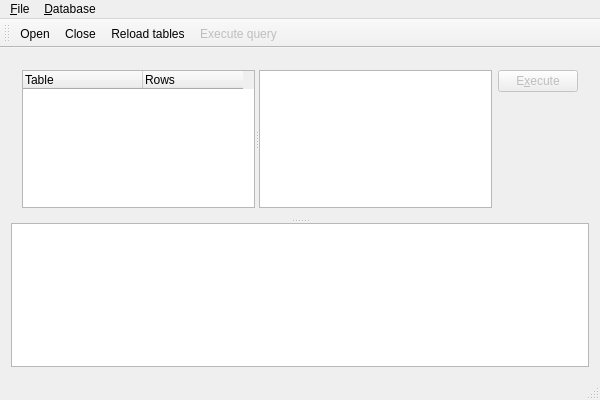
<?xml version="1.0" encoding="UTF-8"?>
<ui version="4.0">
 <class>MainWindow</class>
 <widget class="QMainWindow" name="MainWindow">
  <property name="geometry">
   <rect>
    <x>0</x>
    <y>0</y>
    <width>600</width>
    <height>400</height>
   </rect>
  </property>
  <property name="windowTitle">
   <string>DBLite</string>
  </property>
  <widget class="QWidget" name="centralWidget">
   <layout class="QVBoxLayout" name="verticalLayout_2">
    <item>
     <widget class="QSplitter" name="splitter_2">
      <property name="orientation">
       <enum>Qt::Vertical</enum>
      </property>
      <widget class="QWidget" name="">
       <layout class="QHBoxLayout" name="horizontalLayout">
        <item>
         <widget class="QSplitter" name="splitter">
          <property name="orientation">
           <enum>Qt::Horizontal</enum>
          </property>
          <widget class="QTreeWidget" name="tableTree">
           <property name="showDropIndicator" stdset="0">
            <bool>false</bool>
           </property>
           <property name="columnCount">
            <number>2</number>
           </property>
           <attribute name="headerDefaultSectionSize">
            <number>120</number>
           </attribute>
           <attribute name="headerShowSortIndicator" stdset="0">
            <bool>false</bool>
           </attribute>
           <attribute name="headerStretchLastSection">
            <bool>false</bool>
           </attribute>
           <attribute name="headerDefaultSectionSize">
            <number>120</number>
           </attribute>
           <attribute name="headerShowSortIndicator" stdset="0">
            <bool>false</bool>
           </attribute>
           <attribute name="headerStretchLastSection">
            <bool>false</bool>
           </attribute>
           <column>
            <property name="text">
             <string>Table</string>
            </property>
           </column>
           <column>
            <property name="text">
             <string>Rows</string>
            </property>
            <property name="whatsThis">
             <string>Shows the number of rows in the table next to it</string>
            </property>
           </column>
          </widget>
          <widget class="QPlainTextEdit" name="queryEdit"/>
         </widget>
        </item>
        <item>
         <layout class="QVBoxLayout" name="verticalLayout">
          <item>
           <widget class="QPushButton" name="executeQueryButton">
            <property name="enabled">
             <bool>false</bool>
            </property>
            <property name="text">
             <string>E&amp;xecute</string>
            </property>
           </widget>
          </item>
          <item>
           <spacer name="executeQueryAlignment">
            <property name="orientation">
             <enum>Qt::Vertical</enum>
            </property>
            <property name="sizeHint" stdset="0">
             <size>
              <width>20</width>
              <height>40</height>
             </size>
            </property>
           </spacer>
          </item>
         </layout>
        </item>
       </layout>
      </widget>
      <widget class="QTableView" name="resultView"/>
     </widget>
    </item>
   </layout>
  </widget>
  <widget class="QMenuBar" name="menuBar">
   <property name="geometry">
    <rect>
     <x>0</x>
     <y>0</y>
     <width>600</width>
     <height>22</height>
    </rect>
   </property>
   <widget class="QMenu" name="menu_File">
    <property name="title">
     <string>&amp;File</string>
    </property>
    <addaction name="actionOpen"/>
    <addaction name="actionClose"/>
    <addaction name="separator"/>
    <addaction name="actionQuit"/>
   </widget>
   <widget class="QMenu" name="menu_Database">
    <property name="title">
     <string>&amp;Database</string>
    </property>
    <addaction name="actionReloadTree"/>
    <addaction name="actionExecute_query"/>
   </widget>
   <addaction name="menu_File"/>
   <addaction name="menu_Database"/>
  </widget>
  <widget class="QToolBar" name="mainToolBar">
   <attribute name="toolBarArea">
    <enum>TopToolBarArea</enum>
   </attribute>
   <attribute name="toolBarBreak">
    <bool>false</bool>
   </attribute>
   <addaction name="actionOpen"/>
   <addaction name="actionClose"/>
   <addaction name="actionReloadTree"/>
   <addaction name="actionExecute_query"/>
  </widget>
  <widget class="QStatusBar" name="statusBar"/>
  <action name="actionOpen">
   <property name="text">
    <string>Open</string>
   </property>
   <property name="toolTip">
    <string>Open a SQLite 3 database</string>
   </property>
   <property name="shortcut">
    <string>Ctrl+O</string>
   </property>
   <property name="menuRole">
    <enum>QAction::TextHeuristicRole</enum>
   </property>
  </action>
  <action name="actionExecute_query">
   <property name="enabled">
    <bool>false</bool>
   </property>
   <property name="text">
    <string>Execute query</string>
   </property>
   <property name="toolTip">
    <string>Execute the entered query</string>
   </property>
   <property name="shortcut">
    <string>Ctrl+E</string>
   </property>
  </action>
  <action name="actionClose">
   <property name="enabled">
    <bool>true</bool>
   </property>
   <property name="text">
    <string>Close</string>
   </property>
   <property name="toolTip">
    <string>Close the opened database</string>
   </property>
   <property name="shortcut">
    <string>Ctrl+W</string>
   </property>
  </action>
  <action name="actionQuit">
   <property name="text">
    <string>Quit</string>
   </property>
   <property name="shortcut">
    <string>Ctrl+Q</string>
   </property>
   <property name="menuRole">
    <enum>QAction::QuitRole</enum>
   </property>
  </action>
  <action name="actionReloadTree">
   <property name="text">
    <string>Reload tables</string>
   </property>
   <property name="toolTip">
    <string>Reload the tables listing from the database</string>
   </property>
   <property name="shortcut">
    <string>Ctrl+R</string>
   </property>
  </action>
 </widget>
 <layoutdefault spacing="6" margin="11"/>
 <resources/>
 <connections>
  <connection>
   <sender>executeQueryButton</sender>
   <signal>clicked()</signal>
   <receiver>actionExecute_query</receiver>
   <slot>trigger()</slot>
   <hints>
    <hint type="sourcelabel">
     <x>541</x>
     <y>76</y>
    </hint>
    <hint type="destinationlabel">
     <x>-1</x>
     <y>-1</y>
    </hint>
   </hints>
  </connection>
  <connection>
   <sender>actionClose</sender>
   <signal>triggered()</signal>
   <receiver>MainWindow</receiver>
   <slot>close()</slot>
   <hints>
    <hint type="sourcelabel">
     <x>-1</x>
     <y>-1</y>
    </hint>
    <hint type="destinationlabel">
     <x>299</x>
     <y>199</y>
    </hint>
   </hints>
  </connection>
 </connections>
</ui>
